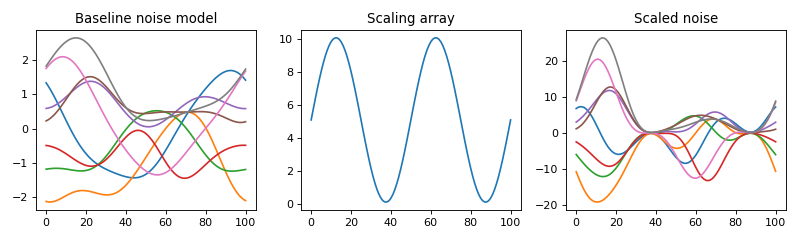

The Python source for this figure:
import numpy as np
import matplotlib.pyplot as plt
import power1d

J      = 8  # sample size
Q      = 101  # number of continuum nodes
x      = 5.1 + 5 * np.sin( np.linspace(0, 4*np.pi, Q) )
noise  = power1d.noise.SmoothGaussian( J, Q, fwhm=30 ) # baseline noise model
snoise = power1d.noise.from_array( noise, x ) # scaled noise object

fig,axs = plt.subplots(1, 3, figsize=(10,3), tight_layout=True)
noise.plot( ax=axs[0] )
axs[1].plot( x )
snoise.plot( ax=axs[2] )
labels  = 'Baseline noise model', 'Scaling array', 'Scaled noise'
[ax.set_title(s) for ax,s in zip(axs,labels)]
plt.show()
